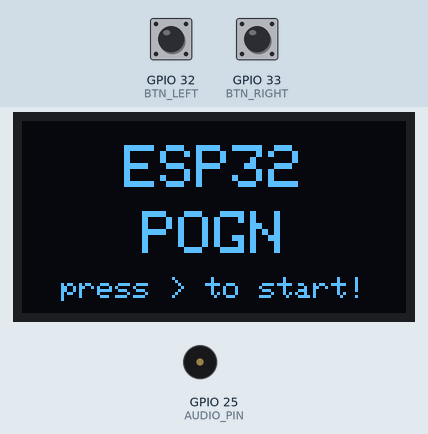
Bench run of a sketch on a simulated ESP32. On the bench: 128×64 one-colour display, buzzer (waves = sounding). The inputs (shaded band) are chosen by the test bench; at power-on: GPIO 33 (BTN_RIGHT) HIGH, GPIO 32 (BTN_LEFT) HIGH. Random numbers use the default seed unless the sketch sets one; EEPROM starts erased.

Above: at 1.3 s.
1.4 s: GPIO 33 (BTN_RIGHT) pulled LOW for 0.15 s
At 1.97 s:
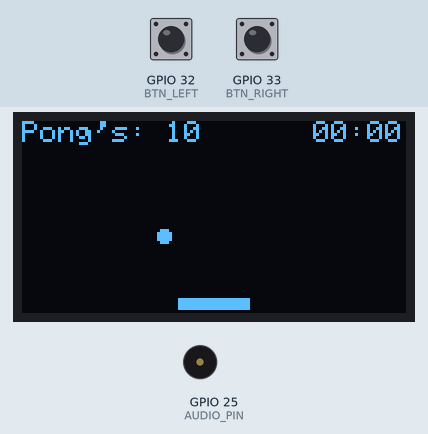
2.1 s: GPIO 32 (BTN_LEFT) pulled LOW for 0.15 s
At 2.68 s:
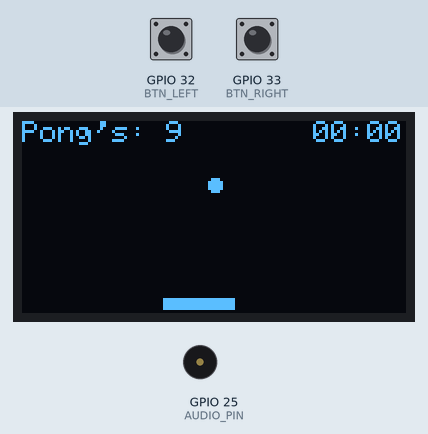
2.8 s: GPIO 32 (BTN_LEFT) pulled LOW for 1 s
At 3.1 s:
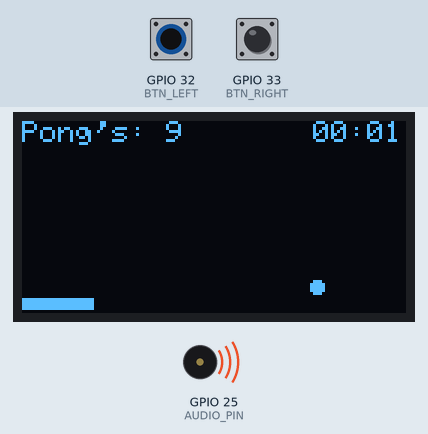
4.4 s: GPIO 33 (BTN_RIGHT) pulled LOW for 1 s
At 5.19 s:
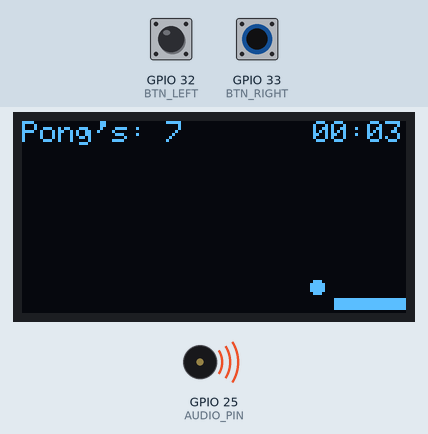
Timing chart, 0 to 14.5 s (numbered marks = the images above; inputs shaded):
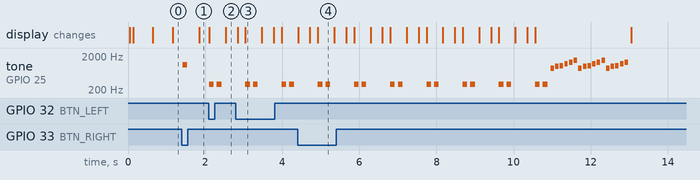

Measured:
- after the input at 1.4 s, tone on GPIO 25 (AUDIO_PIN): silent → 1100 Hz at once, → silent 0.12 s later
- what the display in image 3 shows lasts 0.5 s, from 3.0 s to 3.5 s

The sketch:

main.ino
```cpp
/*
  ESP32 + OLED SSD1306 128x64 (I2C) - Mini Ping-Pong con SONIDO (usando tone())
  - Pantalla de INICIO: "ESP32 / POGN" con parpadeo + "press > to start!"
  - Paleta con doble velocidad
  - Cronómetro mm:ss en HUD (arriba derecha)
  - HUD: "Pong's: "
  - GAME OVER: tiempo total, BEST persistente (NVS)
  - Reinicio manteniendo ambos botones: "Hold <+> to restart!"
  - SONIDO con tone() en GPIO 25:
     * Paleta: beep corto agudo
     * Paredes/Techo: Opción B (doble micropulso suave)
     * Pierde punto: 2 graves
     * Primer start: medio
     * Nuevo BEST: “fiesta” 2 s
  - NUEVO: Alternancia de velocidad por ciclo:
     * 20 s normal (x1) = bola sólida
     *  5 s rápida (x2)  = bola contorno
     * y se repite
*/

#include <Arduino.h>
#include <Wire.h>
#include <Adafruit_GFX.h>
#include <Adafruit_SSD1306.h>
#include <Preferences.h>

// --- Pantalla ---
#define SCREEN_WIDTH 128
#define SCREEN_HEIGHT 64
#define OLED_RESET    -1
Adafruit_SSD1306 display(SCREEN_WIDTH, SCREEN_HEIGHT, &Wire, OLED_RESET);

// --- Botones (INPUT_PULLUP: activos LOW) ---
const int BTN_LEFT  = 32;  // "<"
const int BTN_RIGHT = 33;  // ">" (start)

// --- Estados del juego ---
enum GameState { STATE_START, STATE_PLAYING, STATE_GAMEOVER };
GameState gameState = STATE_START;

// --- Juego ---
int score = 10;

// Paleta
float paddleX;
const int   paddleWidth   = 24;
const int   paddleHeight  = 4;
const int   paddleY       = SCREEN_HEIGHT - paddleHeight - 1;
const float paddleSpeed   = 5.2f;  // Doble velocidad

// Bola
float ballX, ballY;
float ballVX, ballVY;
const int ballR = 2;

// --- Alternancia de velocidad (20s normal / 5s rápida) ---
const uint16_t SLOW_SEC = 20;
const uint16_t FAST_SEC = 5;
float     speedMultiplier = 1.0f; // 1.0 normal, 2.0 doble
bool      fastMode        = false; // true => contorno/x2
uint32_t  modeStartSec    = 0;     // instante (en elapsedSec) cuando inició el modo actual

// Timing (FPS)
const uint16_t FPS = 60;
const uint32_t FRAME_INTERVAL = 1000UL / FPS;
uint32_t lastFrameMs = 0;

// --- Cronómetro ---
uint32_t runStartMs = 0;
uint32_t lastSecondMs = 0;
uint16_t elapsedSec = 0;

// --- Tiempo final capturado al perder ---
bool     finalTimeCaptured = false;
uint16_t finalElapsedSec   = 0;

// --- Best time persistente ---
Preferences prefs;
uint16_t bestTimeSec = 0; // se carga de NVS en setup()

// --- Start screen: parpadeo del título ---
bool     blinkOn = true;
uint32_t lastBlinkMs = 0;
const    uint32_t BLINK_INTERVAL = 500; // ms

// --- Flag: beep de inicio solo la primera vez tras encender ---
bool hasPlayedFirstStartBeep = false;

// ============ AUDIO (tone()) ============
#define AUDIO_PIN 25

void audioInit() {
  pinMode(AUDIO_PIN, OUTPUT);
  noTone(AUDIO_PIN); // silencio inicial
}

inline void toneOn(unsigned int freq) {
  if (freq == 0) { noTone(AUDIO_PIN); return; }
  tone(AUDIO_PIN, freq);
}

inline void toneOff() {
  noTone(AUDIO_PIN);
}

void beep(uint16_t freq, uint16_t ms, uint16_t gapMs = 0) {
  toneOn(freq);
  delay(ms);
  toneOff();
  if (gapMs) delay(gapMs);
}

// --- SFX predefinidos ---
void sfxPaddleHit() {           // corto y agudo
  beep(2400, 25, 0);
}

// Rebote paredes/techo (Opción B)
void sfxWallBounce() {
  beep(1800, 4, 2);   // 4 ms ON, 2 ms OFF
  beep(1500, 3, 0);   // 3 ms ON
}

// 2 graves al perder punto
void sfxLosePoint() {
  for (int i = 0; i < 2; ++i) {
    beep(300, 120, 80);
  }
}

void sfxStartFirst() {          // medio, al primer start
  beep(1100, 120, 0);
}

// Fiesta por BEST: 2 s
void sfxParty(uint32_t ms = 2000) {
  const uint16_t notes[] = { 880, 988, 1047, 1175, 1319, 1480 }; // A5..F#6
  const uint8_t  N = sizeof(notes) / sizeof(notes[0]);
  const uint16_t onMs = 90, offMs = 30;
  uint32_t end = millis() + ms;
  uint16_t i = 0;
  while (millis() < end) {
    beep(notes[i % N], onMs, offMs);
    i++;
  }
}

// =========================================

// Utilidad: ambos botones para reinicio (en GAME OVER)
bool bothButtonsHeld(uint16_t msRequired = 800) {
  static uint32_t t0 = 0;
  bool l = (digitalRead(BTN_LEFT)  == LOW);
  bool r = (digitalRead(BTN_RIGHT) == LOW);
  if (l && r) {
    if (t0 == 0) t0 = millis();
    return (millis() - t0) >= msRequired;
  } else {
    t0 = 0;
    return false;
  }
}

void resetBall() {
  ballX = SCREEN_WIDTH / 2.0f;
  ballY = SCREEN_HEIGHT / 3.0f;

  float s = 1.7f; // velocidad base de bola
  ballVX = (random(0, 2) == 0) ? -s : s;
  ballVY = s;
}

// --- Alternancia: helpers ---
void setSpeedMode(bool fast) {
  fastMode = fast;
  speedMultiplier = fast ? 2.0f : 1.0f;
  modeStartSec = elapsedSec; // marca inicio del modo
}

void updateSpeedMode() {
  uint16_t elapsedInMode = elapsedSec - modeStartSec;
  if (fastMode) {
    if (elapsedInMode >= FAST_SEC) setSpeedMode(false);  // 5 s rápida -> vuelve a normal
  } else {
    if (elapsedInMode >= SLOW_SEC) setSpeedMode(true);   // 20 s normal -> pasa a rápida
  }
}

void resetGameRuntime() {
  runStartMs   = millis();
  lastSecondMs = runStartMs;
  elapsedSec   = 0;

  // Empieza en modo normal (sólida, x1) por 20 s
  setSpeedMode(false);

  finalTimeCaptured = false;
  finalElapsedSec   = 0;
}

void resetGame() {
  score = 10;
  paddleX = (SCREEN_WIDTH - paddleWidth) / 2.0f;
  resetBall();
  resetGameRuntime();
}

void formatTimeMMSS(uint16_t secs, char* out, size_t n) {
  uint16_t mm = secs / 60;
  uint16_t ss = secs % 60;
  if (n >= 6) snprintf(out, n, "%02u:%02u", mm, ss);
  else if (n > 0) out[0] = '\0';
}

void drawHUD() {
  display.setTextSize(1);
  display.setTextColor(SSD1306_WHITE);

  // Izquierda: Contador
  display.setCursor(0, 0);
  display.print(F("Pong's: "));
  display.print(score);

  // Derecha: Cronómetro mm:ss
  char tbuf[8];
  formatTimeMMSS(elapsedSec, tbuf, sizeof(tbuf));
  int16_t x1, y1;
  uint16_t w, h;
  display.getTextBounds(tbuf, 0, 0, &x1, &y1, &w, &h);
  int tx = SCREEN_WIDTH - (int)w - 1;
  display.setCursor(tx, 0);
  display.print(tbuf);
}

void drawPaddle() {
  display.fillRect((int)roundf(paddleX), paddleY, paddleWidth, paddleHeight, SSD1306_WHITE);
}

void drawBall() {
  int bx = (int)roundf(ballX);
  int by = (int)roundf(ballY);
  if (fastMode) {
    display.drawCircle(bx, by, ballR, SSD1306_WHITE); // contorno (x2)
  } else {
    display.fillCircle(bx, by, ballR, SSD1306_WHITE); // sólida (x1)
  }
}

void handleButtonsPaddle() {
  if (digitalRead(BTN_LEFT)  == LOW) paddleX -= paddleSpeed;
  if (digitalRead(BTN_RIGHT) == LOW) paddleX += paddleSpeed;
  if (paddleX < 0) paddleX = 0;
  if (paddleX > (SCREEN_WIDTH - paddleWidth)) paddleX = SCREEN_WIDTH - paddleWidth;
}

void captureFinalTimeAndUpdateBest() {
  if (!finalTimeCaptured) {
    uint32_t now = millis();
    finalElapsedSec = (uint16_t)((now - runStartMs) / 1000UL);
    finalTimeCaptured = true;
    if (finalElapsedSec > bestTimeSec) {
      bestTimeSec = finalElapsedSec;
      prefs.putUShort("best", bestTimeSec);
      sfxParty(2000);  // fiesta 2 s
    }
  }
}

void updateBall() {
  // Movimiento con multiplicador de velocidad
  ballX += ballVX * speedMultiplier;
  ballY += ballVY * speedMultiplier;

  // Rebotes laterales
  if (ballX - ballR <= 0) {
    ballX = ballR;
    ballVX = fabs(ballVX);
    sfxWallBounce();
  } else if (ballX + ballR >= SCREEN_WIDTH) {
    ballX = SCREEN_WIDTH - ballR;
    ballVX = -fabs(ballVX);
    sfxWallBounce();
  }

  // Rebote techo
  if (ballY - ballR <= 0) {
    ballY = ballR;
    ballVY = fabs(ballVY);
    sfxWallBounce();
  }

  // Colisión paleta o fallo
  bool baja = (ballVY > 0);
  if (baja && (ballY + ballR >= paddleY)) {
    if (ballX >= paddleX && ballX <= (paddleX + paddleWidth)) {
      // Rebote en paleta
      ballY = paddleY - ballR;
      ballVY = -fabs(ballVY);

      float cx = paddleX + paddleWidth / 2.0f;
      float offset = (ballX - cx) / (paddleWidth / 2.0f); // -1..1
      float maxVX = 2.8f;
      ballVX += offset * 0.8f;
      if (ballVX >  maxVX) ballVX =  maxVX;
      if (ballVX < -maxVX) ballVX = -maxVX;

      float acc = 1.04f;
      ballVX *= acc;
      ballVY *= acc;

      sfxPaddleHit();
    } else {
      // Pierde un punto
      score--;
      sfxLosePoint();

      if (score <= 0) {
        captureFinalTimeAndUpdateBest();
        gameState = STATE_GAMEOVER;
      } else {
        resetBall();
      }
    }
  }
}

void drawStartScreen() {
  display.clearDisplay();
  display.setTextColor(SSD1306_WHITE);

  // --- Título en dos líneas, centrado, con parpadeo ---
  const uint8_t TITLE_SIZE = 2;

  if (blinkOn) {
    display.setTextSize(TITLE_SIZE);

    // "ESP32"
    const char* line1 = "ESP32";
    int16_t x1, y1; uint16_t w1, h1;
    display.getTextBounds(line1, 0, 0, &x1, &y1, &w1, &h1);
    int lx1 = (SCREEN_WIDTH - (int)w1) / 2;
    int ly1 = 8;
    display.setCursor(lx1, ly1);
    display.print(line1);

    // "POGN"
    const char* line2 = "POGN";
    int16_t x2, y2; uint16_t w2, h2;
    display.getTextBounds(line2, 0, 0, &x2, &y2, &w2, &h2);
    int lineGap = 6;
    int ly2 = ly1 + h1 + lineGap;
    int lx2 = (SCREEN_WIDTH - (int)w2) / 2;
    display.setCursor(lx2, ly2);
    display.print(line2);
  }

  // Prompt inferior
  display.setTextSize(1);
  const char* prompt = "press > to start!";
  int16_t px1, py1; uint16_t pw, ph;
  display.getTextBounds(prompt, 0, 0, &px1, &py1, &pw, &ph);
  int px = (SCREEN_WIDTH - (int)pw) / 2;
  int py = SCREEN_HEIGHT - ph - 4;
  display.setCursor(px, py);
  display.print(prompt);

  display.display();
}

void drawGameOver() {
  display.clearDisplay();
  display.setTextColor(SSD1306_WHITE);

  // Título
  display.setTextSize(2);
  const char* msg = "GAME OVER";
  int16_t x1, y1; uint16_t w, h;
  display.getTextBounds(msg, 0, 0, &x1, &y1, &w, &h);
  int gx = (SCREEN_WIDTH - (int)w) / 2;
  int gy = 2;
  display.setCursor(gx, gy);
  display.print(msg);

  // Tiempo total
  char timeStr[8];
  formatTimeMMSS(finalElapsedSec, timeStr, sizeof(timeStr));
  char tbuf[18];
  snprintf(tbuf, sizeof(tbuf), "Tiempo: %s", timeStr);
  display.setTextSize(1);
  display.getTextBounds(tbuf, 0, 0, &x1, &y1, &w, &h);
  int tx = (SCREEN_WIDTH - (int)w) / 2;
  int ty = 28;
  display.setCursor(tx, ty);
  display.print(tbuf);

  // Best persistente (NVS)
  char bestStr[8];
  formatTimeMMSS(bestTimeSec, bestStr, sizeof(bestStr));
  char bbuf[18];
  snprintf(bbuf, sizeof(bbuf), "Best:   %s", bestStr);
  display.getTextBounds(bbuf, 0, 0, &x1, &y1, &w, &h);
  int bx = (SCREEN_WIDTH - (int)w) / 2;
  int by = 40;
  display.setCursor(bx, by);
  display.print(bbuf);

  // Mensaje de reinicio
  display.setCursor(8, 56);
  display.print(F("Hold <+> to restart!"));

  display.display();
}

void setup() {
  Serial.begin(115200);
  delay(50);

  pinMode(BTN_LEFT,  INPUT_PULLUP);
  pinMode(BTN_RIGHT, INPUT_PULLUP);

  Wire.begin(21, 22); // SDA=21, SCL=22

  if (!display.begin(SSD1306_SWITCHCAPVCC, 0x3C)) {
    for(;;){ } // OLED no encontrado
  }

  display.clearDisplay();
  display.display();

  randomSeed(analogRead(34));

  // Cargar BEST de NVS
  prefs.begin("pong", false);
  bestTimeSec = prefs.getUShort("best", 0);

  // AUDIO
  audioInit();

  // Estado inicial: pantalla de inicio
  gameState   = STATE_START;
  blinkOn     = true;
  lastBlinkMs = millis();
}

void loop() {
  uint32_t now = millis();
  if (now - lastFrameMs < FRAME_INTERVAL) {
    delay(1);
    return;
  }
  lastFrameMs = now;

  switch (gameState) {
    case STATE_START: {
      if (now - lastBlinkMs >= BLINK_INTERVAL) {
        blinkOn = !blinkOn;
        lastBlinkMs = now;
      }
      drawStartScreen();

      if (digitalRead(BTN_RIGHT) == LOW) {
        if (!hasPlayedFirstStartBeep) {
          sfxStartFirst();
          hasPlayedFirstStartBeep = true;
        }
        delay(60);
        while (digitalRead(BTN_RIGHT) == LOW) { delay(10); }
        resetGame();
        gameState = STATE_PLAYING;
      }
    } break;

    case STATE_PLAYING: {
      // Cronómetro (de a 1 s)
      if (now - lastSecondMs >= 1000UL) {
        uint32_t steps = (now - lastSecondMs) / 1000UL;
        elapsedSec += steps;
        lastSecondMs += steps * 1000UL;
      }

      // Alternar modos según 20s/5s
      updateSpeedMode();

      handleButtonsPaddle();
      updateBall();

      display.clearDisplay();
      drawHUD();
      drawPaddle();
      drawBall();
      display.display();
    } break;

    case STATE_GAMEOVER: {
      drawGameOver();
      if (bothButtonsHeld(800)) {
        delay(300);
        gameState = STATE_START;
        blinkOn = true;
        lastBlinkMs = millis();
      }
    } break;
  }
}
```
